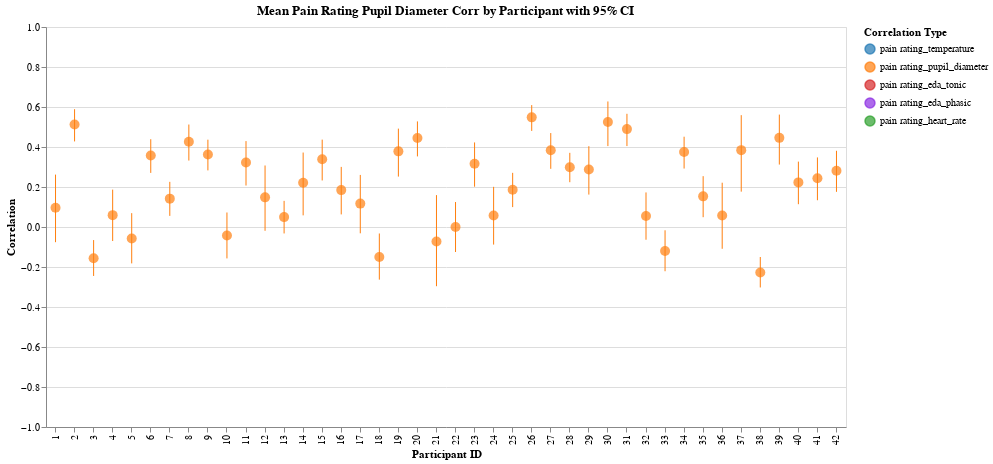

Write notebook code for a chart like this one.
### Markdown cell above
## Rating / Pupil

### Code cell
col1, col2 = "pain_rating", "pupil_diameter"

corr_by_trial = calculate_correlations_by_trial(df, col1, col2)
corr_by_participant = aggregate_correlations_fisher_z(
    corr_by_trial, col1, col2, "participant_id", include_ci=True
)
plot_correlations_by_trial(corr_by_trial, col1, col2)
pupil = plot_correlations_by_participant(
    corr_by_participant, col1, col2, with_config=False, color_map=COLORS
)
pupil

### Figure 1 — Vega-Lite specification as saved in the notebook (floating-point values rounded to 4 significant figures)
{"config": {"view": {"continuousWidth": 300, "continuousHeight": 300}}, "layer": [{"mark": {"type": "rule"}, "encoding": {"color": {"field": "correlation_type", "legend": {"labelExpr": "replace(replace(datum.label, '_corr', ''), '_', ' ')", "title": "Correlation Type"}, "scale": {"domain": ["pain_rating_temperature_corr", "pain_rating_pupil_diameter_corr", "pain_rating_eda_tonic_corr", "pain_rating_eda_phasic_corr", "pain_rating_heart_rate_corr"], "range": ["#1f77b4", "#ff7f0e", "#d62728", "#8a2be2", "#2ca02c"]}, "type": "nominal"}, "x": {"axis": {"title": "Participant ID"}, "field": "participant_id", "type": "ordinal"}, "y": {"axis": {"title": "Correlation"}, "field": "participant_id_pain_rating_pupil_diameter_corr_ci_lower", "scale": {"domain": [-1, 1]}, "type": "quantitative"}, "y2": {"field": "participant_id_pain_rating_pupil_diameter_corr_ci_upper"}}, "title": "Mean Pain Rating Pupil Diameter Corr by Participant with 95% CI"}, {"mark": {"type": "circle", "size": 100}, "encoding": {"color": {"field": "correlation_type", "legend": {"labelExpr": "replace(replace(datum.label, '_corr', ''), '_', ' ')", "title": "Correlation Type"}, "scale": {"domain": ["pain_rating_temperature_corr", "pain_rating_pupil_diameter_corr", "pain_rating_eda_tonic_corr", "pain_rating_eda_phasic_corr", "pain_rating_heart_rate_corr"], "range": ["#1f77b4", "#ff7f0e", "#d62728", "#8a2be2", "#2ca02c"]}, "type": "nominal"}, "tooltip": [{"field": "participant_id", "title": "Participant", "type": "nominal"}, {"field": "participant_id_pain_rating_pupil_diameter_corr_mean", "format": ".3f", "title": "Mean Correlation", "type": "quantitative"}, {"field": "participant_id_pain_rating_pupil_diameter_corr_ci_lower", "format": ".3f", "title": "CI Lower", "type": "quantitative"}, {"field": "participant_id_pain_rating_pupil_diameter_corr_ci_upper", "format": ".3f", "title": "CI Upper", "type": "quantitative"}], "x": {"axis": {"title": "Participant ID"}, "field": "participant_id", "type": "ordinal"}, "y": {"field": "participant_id_pain_rating_pupil_diameter_corr_mean", "type": "quantitative"}}, "title": "Mean Pain Rating Pupil Diameter Corr by Participant with 95% CI"}], "data": {"name": "data-3750001876034ba9f8ab5e23497f641f"}, "height": 400, "width": 800, "$schema": "https://vega.github.io/schema/vega-lite/v5.20.1.json", "datasets": {"data-3750001876034ba9f8ab5e23497f641f": [{"participant_id": 1, "participant_id_pain_rating_pupil_diameter_corr_mean": 0.09583, "participant_id_pain_rating_pupil_diameter_corr_ci_lower": -0.07588, "participant_id_pain_rating_pupil_diameter_corr_ci_upper": 0.262, "correlation_type": "pain_rating_pupil_diameter_corr"}, {"participant_id": 2, "participant_id_pain_rating_pupil_diameter_corr_mean": 0.5129, "participant_id_pain_rating_pupil_diameter_corr_ci_lower": 0.4278, "participant_id_pain_rating_pupil_diameter_corr_ci_upper": 0.5889, "correlation_type": "pain_rating_pupil_diameter_corr"}, {"participant_id": 3, "participant_id_pain_rating_pupil_diameter_corr_mean": -0.1564, "participant_id_pain_rating_pupil_diameter_corr_ci_lower": -0.2448, "participant_id_pain_rating_pupil_diameter_corr_ci_upper": -0.06538, "correlation_type": "pain_rating_pupil_diameter_corr"}, {"participant_id": 4, "participant_id_pain_rating_pupil_diameter_corr_mean": 0.05936, "participant_id_pain_rating_pupil_diameter_corr_ci_lower": -0.07009, "participant_id_pain_rating_pupil_diameter_corr_ci_upper": 0.1868, "correlation_type": "pain_rating_pupil_diameter_corr"}, {"participant_id": 5, "participant_id_pain_rating_pupil_diameter_corr_mean": -0.05728, "participant_id_pain_rating_pupil_diameter_corr_ci_lower": -0.182, "participant_id_pain_rating_pupil_diameter_corr_ci_upper": 0.06925, "correlation_type": "pain_rating_pupil_diameter_corr"}, {"participant_id": 6, "participant_id_pain_rating_pupil_diameter_corr_mean": 0.3576, "participant_id_pain_rating_pupil_diameter_corr_ci_lower": 0.2705, "participant_id_pain_rating_pupil_diameter_corr_ci_upper": 0.4389, "correlation_type": "pain_rating_pupil_diameter_corr"}, {"participant_id": 7, "participant_id_pain_rating_pupil_diameter_corr_mean": 0.1417, "participant_id_pain_rating_pupil_diameter_corr_ci_lower": 0.0556, "participant_id_pain_rating_pupil_diameter_corr_ci_upper": 0.2257, "correlation_type": "pain_rating_pupil_diameter_corr"}, {"participant_id": 8, "participant_id_pain_rating_pupil_diameter_corr_mean": 0.4265, "participant_id_pain_rating_pupil_diameter_corr_ci_lower": 0.3322, "participant_id_pain_rating_pupil_diameter_corr_ci_upper": 0.5123, "correlation_type": "pain_rating_pupil_diameter_corr"}, {"participant_id": 9, "participant_id_pain_rating_pupil_diameter_corr_mean": 0.3623, "participant_id_pain_rating_pupil_diameter_corr_ci_lower": 0.283, "participant_id_pain_rating_pupil_diameter_corr_ci_upper": 0.4366, "correlation_type": "pain_rating_pupil_diameter_corr"}, {"participant_id": 10, "participant_id_pain_rating_pupil_diameter_corr_mean": -0.04285, "participant_id_pain_rating_pupil_diameter_corr_ci_lower": -0.1571, "participant_id_pain_rating_pupil_diameter_corr_ci_upper": 0.07251, "correlation_type": "pain_rating_pupil_diameter_corr"}, {"participant_id": 11, "participant_id_pain_rating_pupil_diameter_corr_mean": 0.3229, "participant_id_pain_rating_pupil_diameter_corr_ci_lower": 0.2074, "participant_id_pain_rating_pupil_diameter_corr_ci_upper": 0.4295, "correlation_type": "pain_rating_pupil_diameter_corr"}, {"participant_id": 12, "participant_id_pain_rating_pupil_diameter_corr_mean": 0.1483, "participant_id_pain_rating_pupil_diameter_corr_ci_lower": -0.01905, "participant_id_pain_rating_pupil_diameter_corr_ci_upper": 0.3076, "correlation_type": "pain_rating_pupil_diameter_corr"}, {"participant_id": 13, "participant_id_pain_rating_pupil_diameter_corr_mean": 0.04951, "participant_id_pain_rating_pupil_diameter_corr_ci_lower": -0.03232, "participant_id_pain_rating_pupil_diameter_corr_ci_upper": 0.1307, "correlation_type": "pain_rating_pupil_diameter_corr"}, {"participant_id": 14, "participant_id_pain_rating_pupil_diameter_corr_mean": 0.221, "participant_id_pain_rating_pupil_diameter_corr_ci_lower": 0.05826, "participant_id_pain_rating_pupil_diameter_corr_ci_upper": 0.3723, "correlation_type": "pain_rating_pupil_diameter_corr"}, {"participant_id": 15, "participant_id_pain_rating_pupil_diameter_corr_mean": 0.3387, "participant_id_pain_rating_pupil_diameter_corr_ci_lower": 0.2327, "participant_id_pain_rating_pupil_diameter_corr_ci_upper": 0.4368, "correlation_type": "pain_rating_pupil_diameter_corr"}, {"participant_id": 16, "participant_id_pain_rating_pupil_diameter_corr_mean": 0.1844, "participant_id_pain_rating_pupil_diameter_corr_ci_lower": 0.06293, "participant_id_pain_rating_pupil_diameter_corr_ci_upper": 0.3005, "correlation_type": "pain_rating_pupil_diameter_corr"}, {"participant_id": 17, "participant_id_pain_rating_pupil_diameter_corr_mean": 0.1169, "participant_id_pain_rating_pupil_diameter_corr_ci_lower": -0.03156, "participant_id_pain_rating_pupil_diameter_corr_ci_upper": 0.2604, "correlation_type": "pain_rating_pupil_diameter_corr"}, {"participant_id": 18, "participant_id_pain_rating_pupil_diameter_corr_mean": -0.1499, "participant_id_pain_rating_pupil_diameter_corr_ci_lower": -0.2632, "participant_id_pain_rating_pupil_diameter_corr_ci_upper": -0.0325, "correlation_type": "pain_rating_pupil_diameter_corr"}, {"participant_id": 19, "participant_id_pain_rating_pupil_diameter_corr_mean": 0.3783, "participant_id_pain_rating_pupil_diameter_corr_ci_lower": 0.2521, "participant_id_pain_rating_pupil_diameter_corr_ci_upper": 0.4918, "correlation_type": "pain_rating_pupil_diameter_corr"}, {"participant_id": 20, "participant_id_pain_rating_pupil_diameter_corr_mean": 0.4447, "participant_id_pain_rating_pupil_diameter_corr_ci_lower": 0.3529, "participant_id_pain_rating_pupil_diameter_corr_ci_upper": 0.5279, "correlation_type": "pain_rating_pupil_diameter_corr"}, {"participant_id": 21, "participant_id_pain_rating_pupil_diameter_corr_mean": -0.07208, "participant_id_pain_rating_pupil_diameter_corr_ci_lower": -0.2961, "participant_id_pain_rating_pupil_diameter_corr_ci_upper": 0.1594, "correlation_type": "pain_rating_pupil_diameter_corr"}, {"participant_id": 22, "participant_id_pain_rating_pupil_diameter_corr_mean": -5.875e-05, "participant_id_pain_rating_pupil_diameter_corr_ci_lower": -0.125, "participant_id_pain_rating_pupil_diameter_corr_ci_upper": 0.1249, "correlation_type": "pain_rating_pupil_diameter_corr"}, {"participant_id": 23, "participant_id_pain_rating_pupil_diameter_corr_mean": 0.3164, "participant_id_pain_rating_pupil_diameter_corr_ci_lower": 0.2014, "participant_id_pain_rating_pupil_diameter_corr_ci_upper": 0.4229, "correlation_type": "pain_rating_pupil_diameter_corr"}, {"participant_id": 24, "participant_id_pain_rating_pupil_diameter_corr_mean": 0.05765, "participant_id_pain_rating_pupil_diameter_corr_ci_lower": -0.08797, "participant_id_pain_rating_pupil_diameter_corr_ci_upper": 0.2008, "correlation_type": "pain_rating_pupil_diameter_corr"}, {"participant_id": 25, "participant_id_pain_rating_pupil_diameter_corr_mean": 0.1866, "participant_id_pain_rating_pupil_diameter_corr_ci_lower": 0.0995, "participant_id_pain_rating_pupil_diameter_corr_ci_upper": 0.2708, "correlation_type": "pain_rating_pupil_diameter_corr"}, {"participant_id": 26, "participant_id_pain_rating_pupil_diameter_corr_mean": 0.5482, "participant_id_pain_rating_pupil_diameter_corr_ci_lower": 0.4805, "participant_id_pain_rating_pupil_diameter_corr_ci_upper": 0.6095, "correlation_type": "pain_rating_pupil_diameter_corr"}, {"participant_id": 27, "participant_id_pain_rating_pupil_diameter_corr_mean": 0.3839, "participant_id_pain_rating_pupil_diameter_corr_ci_lower": 0.2909, "participant_id_pain_rating_pupil_diameter_corr_ci_upper": 0.4697, "correlation_type": "pain_rating_pupil_diameter_corr"}, {"participant_id": 28, "participant_id_pain_rating_pupil_diameter_corr_mean": 0.2991, "participant_id_pain_rating_pupil_diameter_corr_ci_lower": 0.224, "participant_id_pain_rating_pupil_diameter_corr_ci_upper": 0.3708, "correlation_type": "pain_rating_pupil_diameter_corr"}, {"participant_id": 29, "participant_id_pain_rating_pupil_diameter_corr_mean": 0.2876, "participant_id_pain_rating_pupil_diameter_corr_ci_lower": 0.1621, "participant_id_pain_rating_pupil_diameter_corr_ci_upper": 0.404, "correlation_type": "pain_rating_pupil_diameter_corr"}, {"participant_id": 30, "participant_id_pain_rating_pupil_diameter_corr_mean": 0.5251, "participant_id_pain_rating_pupil_diameter_corr_ci_lower": 0.4045, "participant_id_pain_rating_pupil_diameter_corr_ci_upper": 0.6277, "correlation_type": "pain_rating_pupil_diameter_corr"}, {"participant_id": 31, "participant_id_pain_rating_pupil_diameter_corr_mean": 0.4895, "participant_id_pain_rating_pupil_diameter_corr_ci_lower": 0.4046, "participant_id_pain_rating_pupil_diameter_corr_ci_upper": 0.566, "correlation_type": "pain_rating_pupil_diameter_corr"}, {"participant_id": 32, "participant_id_pain_rating_pupil_diameter_corr_mean": 0.05535, "participant_id_pain_rating_pupil_diameter_corr_ci_lower": -0.0637, "participant_id_pain_rating_pupil_diameter_corr_ci_upper": 0.1729, "correlation_type": "pain_rating_pupil_diameter_corr"}, {"participant_id": 33, "participant_id_pain_rating_pupil_diameter_corr_mean": -0.1201, "participant_id_pain_rating_pupil_diameter_corr_ci_lower": -0.2212, "participant_id_pain_rating_pupil_diameter_corr_ci_upper": -0.01646, "correlation_type": "pain_rating_pupil_diameter_corr"}, {"participant_id": 34, "participant_id_pain_rating_pupil_diameter_corr_mean": 0.3746, "participant_id_pain_rating_pupil_diameter_corr_ci_lower": 0.2922, "participant_id_pain_rating_pupil_diameter_corr_ci_upper": 0.4515, "correlation_type": "pain_rating_pupil_diameter_corr"}, {"participant_id": 35, "participant_id_pain_rating_pupil_diameter_corr_mean": 0.1532, "participant_id_pain_rating_pupil_diameter_corr_ci_lower": 0.04904, "participant_id_pain_rating_pupil_diameter_corr_ci_upper": 0.2542, "correlation_type": "pain_rating_pupil_diameter_corr"}, {"participant_id": 36, "participant_id_pain_rating_pupil_diameter_corr_mean": 0.05785, "participant_id_pain_rating_pupil_diameter_corr_ci_lower": -0.1089, "participant_id_pain_rating_pupil_diameter_corr_ci_upper": 0.2215, "correlation_type": "pain_rating_pupil_diameter_corr"}, {"participant_id": 37, "participant_id_pain_rating_pupil_diameter_corr_mean": 0.3844, "participant_id_pain_rating_pupil_diameter_corr_ci_lower": 0.1768, "participant_id_pain_rating_pupil_diameter_corr_ci_upper": 0.5592, "correlation_type": "pain_rating_pupil_diameter_corr"}, {"participant_id": 38, "participant_id_pain_rating_pupil_diameter_corr_mean": -0.2276, "participant_id_pain_rating_pupil_diameter_corr_ci_lower": -0.3023, "participant_id_pain_rating_pupil_diameter_corr_ci_upper": -0.1501, "correlation_type": "pain_rating_pupil_diameter_corr"}, {"participant_id": 39, "participant_id_pain_rating_pupil_diameter_corr_mean": 0.4457, "participant_id_pain_rating_pupil_diameter_corr_ci_lower": 0.3122, "participant_id_pain_rating_pupil_diameter_corr_ci_upper": 0.562, "correlation_type": "pain_rating_pupil_diameter_corr"}, {"participant_id": 40, "participant_id_pain_rating_pupil_diameter_corr_mean": 0.2231, "participant_id_pain_rating_pupil_diameter_corr_ci_lower": 0.1139, "participant_id_pain_rating_pupil_diameter_corr_ci_upper": 0.3269, "correlation_type": "pain_rating_pupil_diameter_corr"}, {"participant_id": 41, "participant_id_pain_rating_pupil_diameter_corr_mean": 0.2438, "participant_id_pain_rating_pupil_diameter_corr_ci_lower": 0.1338, "participant_id_pain_rating_pupil_diameter_corr_ci_upper": 0.3478, "correlation_type": "pain_rating_pupil_diameter_corr"}, {"participant_id": 42, "participant_id_pain_rating_pupil_diameter_corr_mean": 0.2817, "participant_id_pain_rating_pupil_diameter_corr_ci_lower": 0.1758, "participant_id_pain_rating_pupil_diameter_corr_ci_upper": 0.381, "correlation_type": "pain_rating_pupil_diameter_corr"}]}}
